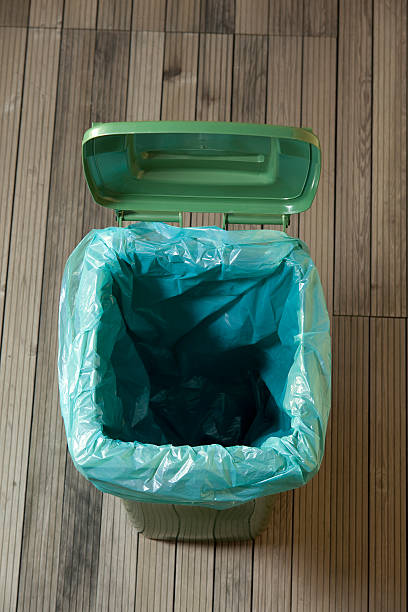
#> input picture download.png, 408 x 612 px, given in place of video, which was not available
$ python test.py
#> lines starting #> are read from the running program, lines starting #| are printed output that depends on the picture; after the words box and inside, x2 and y2 are one past the last pixel; in counts of white or black regions, pixels touching at a corner belong together; pictures that were not available may be replaced by others from this repository, and a replacement may not be noted
#> further down, frame is the input picture: shape (612, 408, 3); mean B, G, R 93.1, 107.3, 92.9
import cv2
import numpy as np

def detect_trash(frame):
    # Convert the frame to HSV color space
    hsv = cv2.cvtColor(frame, cv2.COLOR_BGR2HSV)
#> hsv: shape (612, 408, 3); mean H, S, V 43.1, 109.9, 116.4

    # Define the color range for the green dustbin
    lower_green = np.array([40, 50, 50])
    upper_green = np.array([80, 255, 255])

    # Define the color range for the blue dustbin
    lower_blue = np.array([210, 100, 100])
    upper_blue = np.array([240, 255, 255])

    # Create masks for the green and blue dustbins
    mask_green_bin = cv2.inRange(hsv, lower_green, upper_green)
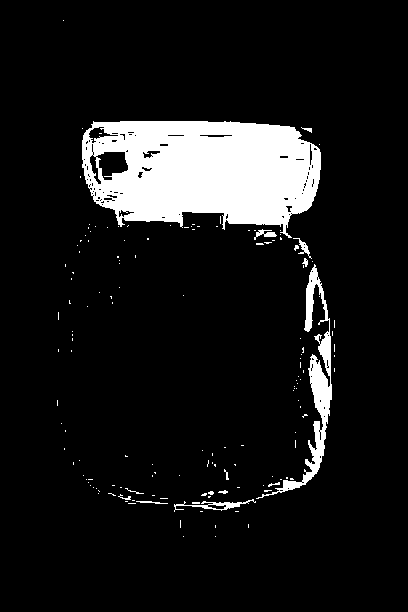
#> mask_green_bin: shape (612, 408); 9.8% white; 150 white regions (137 under 20 px), largest, box (x1, y1, x2, y2) and area: (82, 121, 321, 238) 20396, (256, 264, 332, 499) 2772, (174, 499, 256, 512) 287
    mask_blue_bin = cv2.inRange(hsv, lower_blue, upper_blue)
#> mask_blue_bin: shape (612, 408); every value is 0

    # Combine masks for both dustbins
    mask_bin = cv2.bitwise_or(mask_green_bin, mask_blue_bin)

    # Morphological operations to reduce noise
    kernel = np.ones((5, 5), np.uint8)
    mask_bin = cv2.erode(mask_bin, kernel, iterations=1)
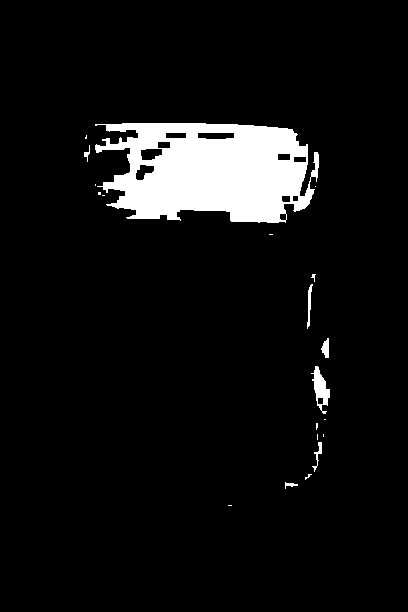
#> mask_bin: shape (612, 408); 6.8% white; 20 white regions (13 under 20 px), largest, box (x1, y1, x2, y2) and area: (95, 123, 319, 223) 16179, (311, 366, 330, 414) 415, (307, 284, 313, 329) 118
    mask_bin = cv2.dilate(mask_bin, kernel, iterations=1)
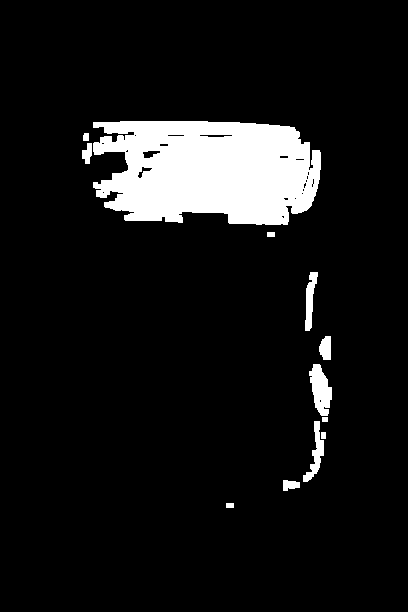
#> mask_bin: shape (612, 408); 8.7% white; 12 white regions

    # Find contours for the dustbins (green or blue)
    contours, _ = cv2.findContours(mask_bin, cv2.RETR_EXTERNAL, cv2.CHAIN_APPROX_SIMPLE)
#> contours = 12 contours; largest, box (x1, y1, x2, y2) and area: (93, 121, 321, 225) 19080, (309, 364, 332, 416) 692, (303, 421, 324, 482) 388, (305, 272, 318, 331) 351, (319, 336, 331, 360) 205

    if not contours:
        return frame, False  # No dustbin detected

    # Get the largest contour, which should be the dustbin
    largest_contour = max(contours, key=cv2.contourArea)
#> largest_contour = contour of 248 points, box (x1, y1, x2, y2) (93, 121, 321, 225), area 19080

    # Draw the contour for the dustbin
    cv2.drawContours(frame, [largest_contour], -1, (0, 255, 0), 2)  # Green for dustbin outline
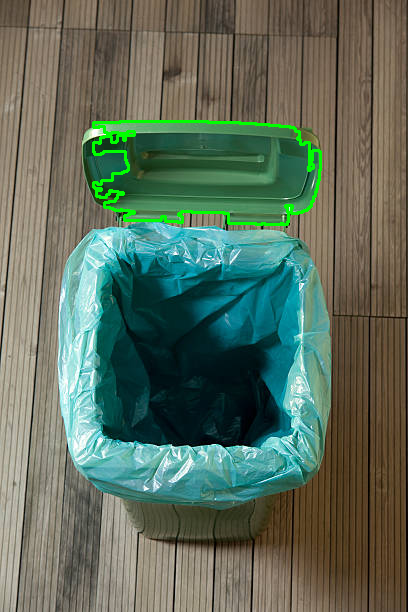
#> frame: shape (612, 408, 3); 1.19% of pixels changed, all inside (x1, y1, x2, y2) = (92, 120, 322, 226)

    # Define the color range for detecting white substances
    lower_white = np.array([0, 0, 200])
    upper_white = np.array([180, 30, 255])

    # Create a mask for the white substance
    mask_trash = cv2.inRange(hsv, lower_white, upper_white)
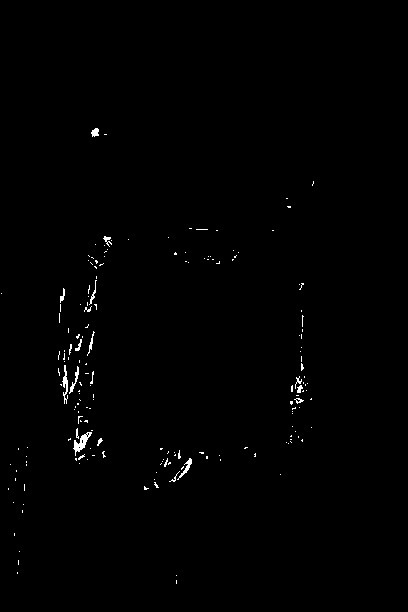
#> mask_trash: shape (612, 408); 0.61% white in thin lines or dots, all inside (x1, y1, x2, y2) = (1, 128, 314, 584)

    # Find contours for white substances
    trash_contours, _ = cv2.findContours(mask_trash, cv2.RETR_EXTERNAL, cv2.CHAIN_APPROX_SIMPLE)
#> trash_contours = 180 contours, 170 with area under 20; largest, box (x1, y1, x2, y2) and area: (73, 432, 92, 456) 140, (62, 365, 68, 404) 58, (177, 458, 192, 480) 54, (69, 366, 79, 394) 42, (91, 128, 99, 137) 39
    has_trash = len(trash_contours) > 0  # True if any white substance is detected
#> has_trash = True

    return frame, has_trash

url = 'http://172.18.226.67:8080/video'
cap = cv2.VideoCapture(url)

if not cap.isOpened():
    print("Error: Could not open webcam.")
    exit()

while True:
    ret, frame = cap.read()  # Capture frame-by-frame

    if not ret:
        print("Failed to grab frame")
        break

    # Detect trash and dustbin in the frame
    result_frame, has_trash = detect_trash(frame)
#> has_trash = True

    # Display the result
    if has_trash:
        cv2.putText(result_frame, "Trash Detected", (10, 30), cv2.FONT_HERSHEY_SIMPLEX, 1, (255, 255, 255), 2)
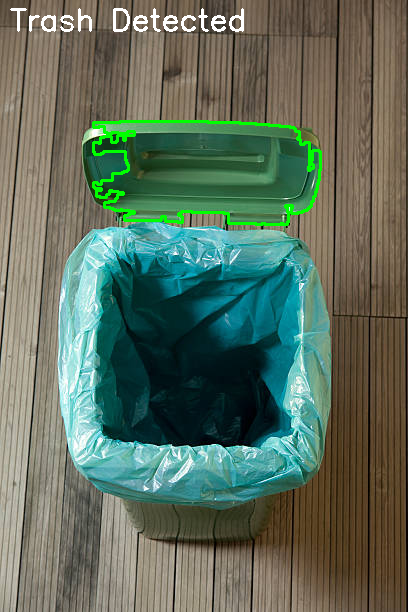
#> result_frame: shape (612, 408, 3); 0.66% of pixels changed, all inside (x1, y1, x2, y2) = (10, 8, 244, 32)
        print("trash detected")

    else:
        cv2.putText(result_frame, "No Trash Detected", (10, 30), cv2.FONT_HERSHEY_SIMPLEX, 1, (255, 255, 255), 2)
        print("No thrash detected")

    cv2.imshow('Trash and Dustbin Detection', result_frame)  # Show the result

    # Break the loop when 'q' is pressed
    if cv2.waitKey(1) & 0xFF == ord('q'):
#> (key q is pressed here)
        break

# Release the capture and close windows
cap.release()
cv2.destroyAllWindows()
